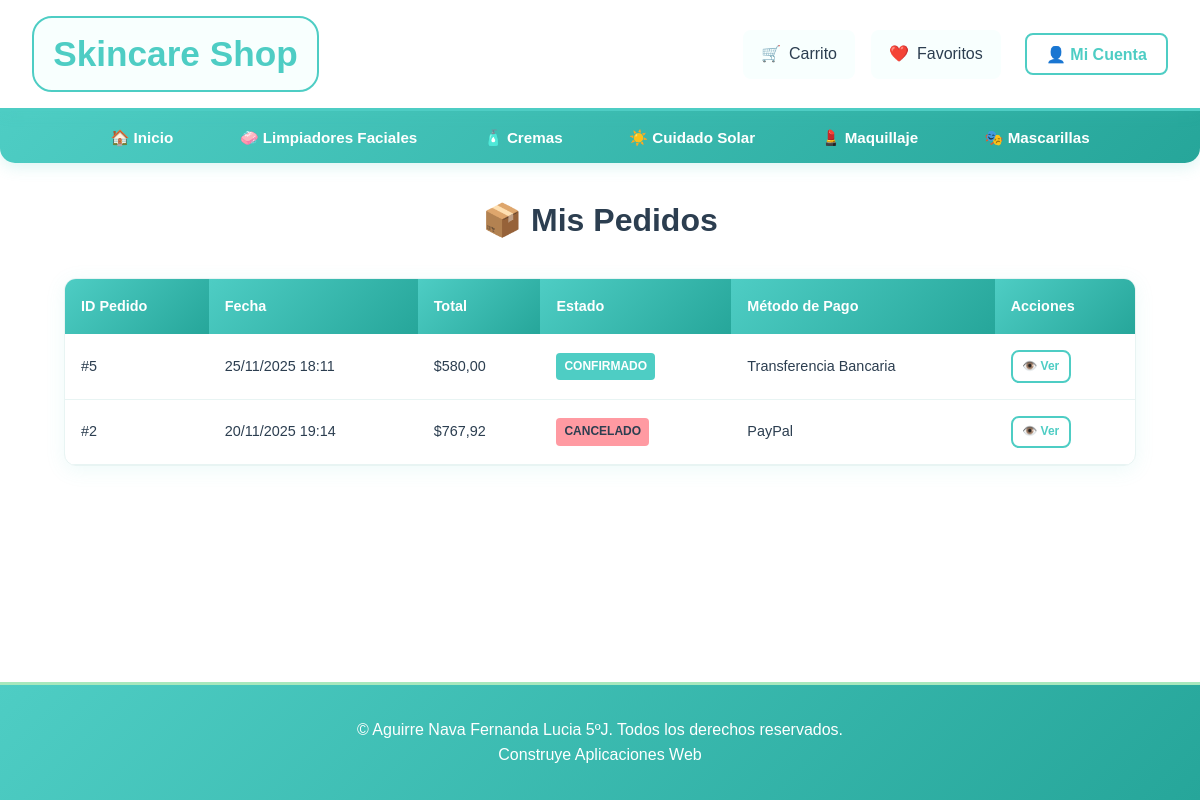
/mis-pedidos/ (signed in), run on the app's committed database.
### tienda/models.py (models this page shows, shortened)
class Pedido(models.Model):
    FORMA_PAGO = [
        ('tarjeta', 'Tarjeta de Crédito/Débito'),
        ('paypal', 'PayPal'),
        ('transferencia', 'Transferencia Bancaria'),
    ]
    ESTADO_PEDIDO = [
        ('pendiente', 'Pendiente'),
        ('confirmado', 'Confirmado'),
        ('enviado', 'Enviado'),
        ('entregado', 'Entregado'),
        ('cancelado', 'Cancelado'),
    ]
    usuario = models.ForeignKey(User, on_delete=models.CASCADE)
    fecha_pedido = models.DateTimeField(auto_now_add=True)
    forma_pago = models.CharField(max_length=20, choices=FORMA_PAGO)
    total = models.DecimalField(max_digits=10, decimal_places=2)
    estado = models.CharField(max_length=20, choices=ESTADO_PEDIDO, default='pendiente')
    direccion_calle = models.CharField(max_length=255)
    direccion_numero_exterior = models.CharField(max_length=10)
    direccion_numero_interior = models.CharField(max_length=10, blank=True, null=True)
    direccion_colonia = models.CharField(max_length=100)
    direccion_codigo_postal = models.CharField(max_length=5)
    direccion_ciudad = models.CharField(max_length=100)
    direccion_estado = models.CharField(max_length=50)
    direccion_referencias = models.TextField(blank=True, null=True)
    tarjeta_ultimos_digitos = models.CharField(max_length=4, blank=True, null=True)
    tarjeta_tipo = models.CharField(max_length=20, blank=True, null=True)

### tienda/views.py (the view)
# urls.py: path('mis-pedidos/', views.mis_pedidos, name='mis_pedidos'),
@login_required
def mis_pedidos(request):
    if es_administrador_personalizado(request.user):
        return HttpResponseForbidden()
    pedidos = Pedido.objects.filter(usuario=request.user).order_by('-fecha_pedido')
    return render(request, 'mis_pedidos.html', {'pedidos': pedidos})

### tienda/views.py (called while the page is built)
def es_administrador_personalizado(user):
    if not user.is_authenticated:
        return False
    try:
        return AdminPersonalizado.objects.filter(usuario=user, activo=True).exists()
    except:
        return False

### tienda/templates/mis_pedidos.html (shortened to what this page needs)
{% extends 'base.html' %}
{% load static %}
{% block content %}
<div class="container">
    <h1 class="text-center mb-4">📦 Mis Pedidos</h1>
    {% if pedidos %}
    <div class="table-container">
        <table class="table">
            <thead>
                <tr>
                    <th>ID Pedido</th>
                    <th>Fecha</th>
                    <th>Total</th>
                    <th>Estado</th>
                    <th>Método de Pago</th>
                    <th>Acciones</th>
                </tr>
            </thead>
            <tbody>
                {% for pedido in pedidos %}
                <tr>
                    <td>#{{ pedido.id }}</td>
                    <td>{{ pedido.fecha_pedido|date:"d/m/Y H:i" }}</td>
                    <td>${{ pedido.total }}</td>
                    <td>
                        <span class="badge
                            {% if pedido.estado == 'pendiente' %}badge-warning
                            {% elif pedido.estado == 'confirmado' %}badge-primary
                            {% elif pedido.estado == 'enviado' %}badge-info
                            {% elif pedido.estado == 'entregado' %}badge-success
                            {% elif pedido.estado == 'cancelado' %}badge-danger
                            {% else %}badge-secondary{% endif %}">
                            {{ pedido.get_estado_display }}
                        </span>
                    </td>
                    <td>{{ pedido.get_forma_pago_display }}</td>
                    <td>
                        <div class="btn-group">
                            <a href="{% url 'detalle_pedido' pedido.id %}" class="btn btn-outline btn-sm">
                                👁️ Ver
                            </a>
                        </div>
                    </td>
                </tr>
                {% endfor %}
            </tbody>
        </table>
    </div>
    {% endif %}
</div>
{% endblock %}

### tienda/static/css/style.css (style rules this page uses)
:root { --color-primary: #4ECDC4; --color-primary-dark: #26A69A; --color-secondary: #A7E8BD; --color-secondary-dark: #88D4AB; --color-accent: #F8FFFE; --color-background: #FFFFFF; --color-text: #2C3E50; --color-white: #FFFFFF; --color-success: #A7E8BD; --color-warning: #FFEAA7; --color-danger: #FF9AA2; --color-gray: #F8F9FA; --color-border: #E8F4F3; --color-dark: #34495E; }
* { margin: 0; padding: 0; box-sizing: border-box; }
body { font-family: 'Arial', 'Helvetica', sans-serif; background: var(--color-background); color: var(--color-text); line-height: 1.6; min-height: 100vh; display: flex; flex-direction: column; }
.btn { display: inline-block; padding: 0.6rem 1.2rem; border: none; border-radius: 8px; font-weight: 600; text-decoration: none; text-align: center; cursor: pointer; transition: all 0.3s ease; font-size: 0.9rem; font-family: inherit; }
.btn-outline { background: transparent; border: 2px solid var(--color-primary); color: var(--color-primary); }
.btn-sm { padding: 0.4rem 0.8rem; font-size: 0.8rem; }
.btn-group { display: flex; gap: 0.5rem; flex-wrap: wrap; }
.table-container { background: var(--color-white); border-radius: 12px; box-shadow: 0 4px 20px rgba(78, 205, 196, 0.1); overflow: hidden; border: 1px solid var(--color-border); }
.table { width: 100%; border-collapse: collapse; font-size: 0.9rem; }
.table th { background: linear-gradient(135deg, var(--color-primary) 0%, var(--color-primary-dark) 100%); color: white; padding: 1rem; text-align: left; font-weight: 600; font-size: 0.9rem; }
.table td { padding: 1rem; border-bottom: 1px solid var(--color-border); vertical-align: middle; }
.badge { display: inline-block; padding: 0.25rem 0.5rem; border-radius: 4px; font-size: 0.75rem; font-weight: 600; text-transform: uppercase; }
.badge-primary { background: var(--color-primary); color: white; }
.badge-danger { background: var(--color-danger); color: var(--color-text); }
.text-center { text-align: center; }
.mb-4 { margin-bottom: 2rem; }
.container { max-width: 1200px; margin: 0 auto; padding: 0 2rem; }
* { transition: all 0.3s ease; }
.btn-sm { padding: 0.3rem 0.6rem; font-size: 0.75rem; }

### data on the page
Pedido: id "5", fecha_pedido "25/11/2025 18:11", total "580,00", estado "CONFIRMADO", forma_pago "Transferencia Bancaria"
Pedido: id "2", fecha_pedido "20/11/2025 19:14", total "767,92", estado "CANCELADO", forma_pago "PayPal"
